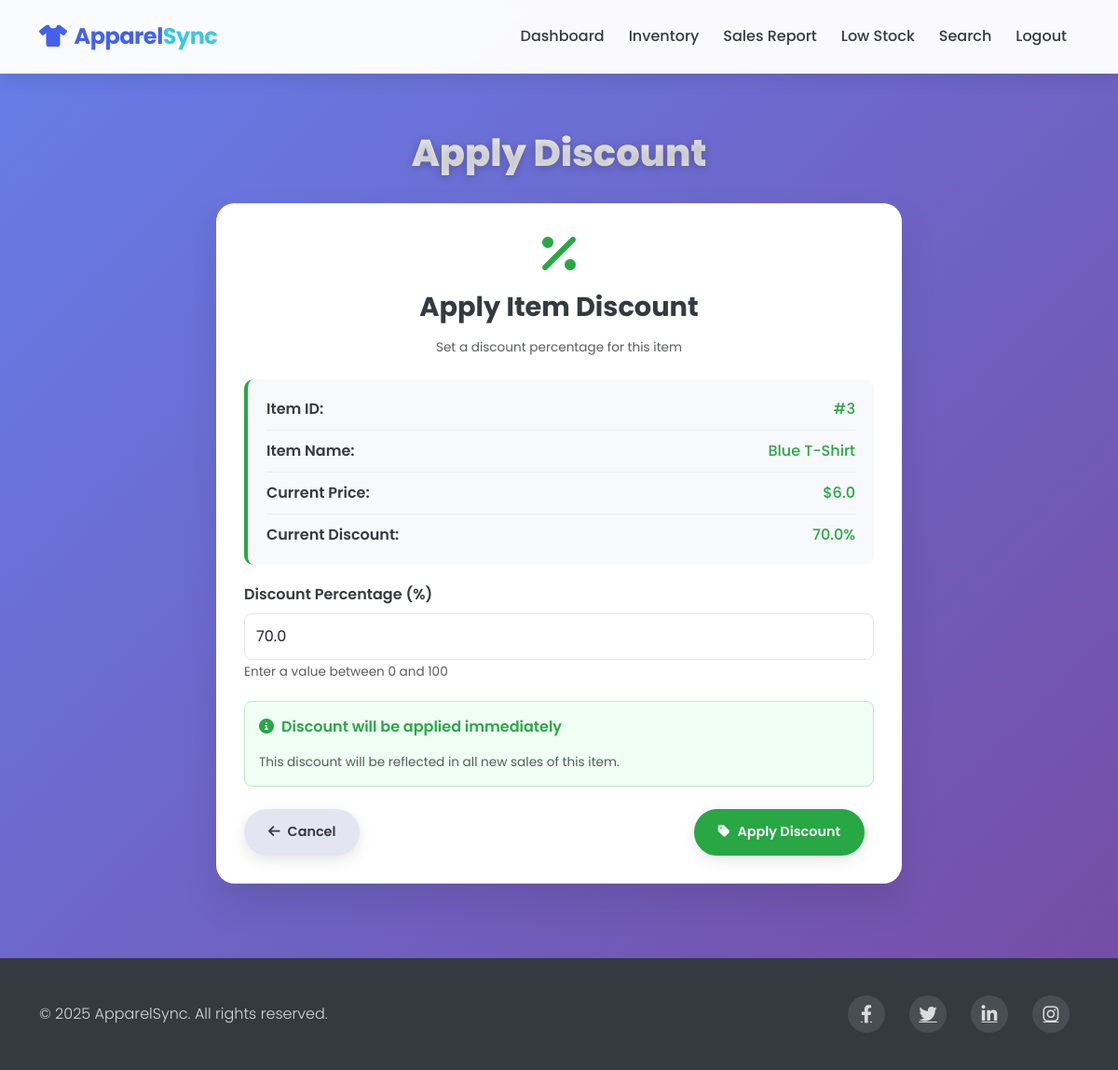
/dashboard/apply_discount?id=3 (signed in), run on an earlier commit of the app's database.
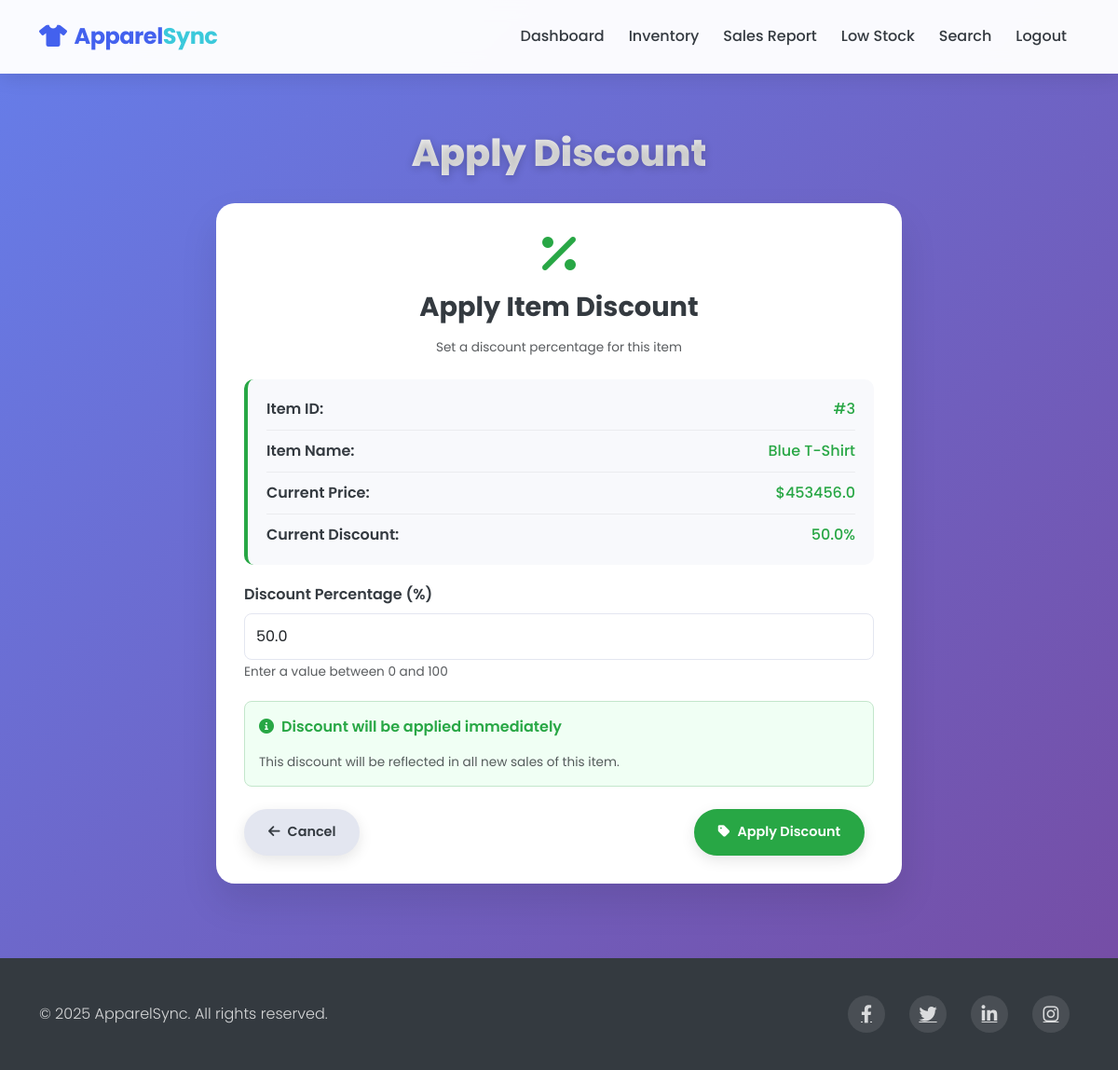
And on a later commit of the database.
### models.py (models this page shows)
class InventoryItem(db.Model):
    id = db.Column(db.Integer, primary_key=True)
    item_name = db.Column(db.String(100), nullable=False)
    quantity = db.Column(db.Integer, nullable=False)
    price = db.Column(db.Float, nullable=False)
    discount = db.Column(db.Float, default=0.0)
    sales = db.relationship('Sale', backref='item', lazy=True)
    low_stock_alerts = db.relationship('LowStock', backref='item', lazy=True)

### routes.py (the view, shortened to what this page needs)
@app.route('/dashboard/apply_discount', methods=['GET', 'POST'])
@login_required
def apply_discount():
    item_id = request.args.get('id')
    selected_item = None
    if item_id:
        selected_item = InventoryItem.query.get(int(item_id))
    inventory = InventoryItem.query.all()
    return render_template('apply_discount.html', inventory=inventory, selected_item=selected_item)

### app.py (called while the page is built)
@login_manager.user_loader
def load_user(user_id):
    return User.query.get(int(user_id))

### templates/apply_discount.html (shortened to what the changed rows need)
<!DOCTYPE html>
<html lang="en">
<head>
    <link href="https://cdn.jsdelivr.net/npm/bootstrap@5.3.0-alpha1/dist/css/bootstrap.min.css" rel="stylesheet">
    <link rel="stylesheet" href="https://cdnjs.cloudflare.com/ajax/libs/font-awesome/6.0.0/css/all.min.css">
</head>
<body>
    <section class="content-section">
        <div class="container">
            <h1 class="page-title">Apply Discount</h1>
            <div class="row justify-content-center">
                <div class="col-lg-8">
                    <div class="form-card">
                        <form action="/dashboard/apply_discount" method="POST">
                            {% if selected_item %}
                                <div class="item-details">
                                    <div class="item-detail-row">
                                        <span class="item-detail-label">Item ID:</span>
                                        <span class="item-detail-value">#{{ selected_item.id }}</span>
                                    </div>
                                    <div class="item-detail-row">
                                        <span class="item-detail-label">Item Name:</span>
                                        <span class="item-detail-value">{{ selected_item.item_name }}</span>
                                    </div>
                                    <div class="item-detail-row">
                                        <span class="item-detail-label">Current Price:</span>
                                        <span class="item-detail-value">${{ selected_item.price }}</span>
                                    </div>
                                    <div class="item-detail-row">
                                        <span class="item-detail-label">Current Discount:</span>
                                        <span class="item-detail-value">{{ selected_item.discount }}%</span>
                                    </div>
                                </div>
                            {% else %}
                                <div class="form-group">
                                    <label for="item_id" class="form-label">Item ID</label>
                                    <input type="number" class="form-control" id="item_id" name="item_id" min="1" required>
                                    <small class="text-muted">Enter the ID of the item to apply discount</small>
                                </div>
                            {% endif %}
                            <div class="form-group">
                                <label for="discount" class="form-label">Discount Percentage (%)</label>
                                <input type="number" class="form-control" id="discount" name="discount" min="0" max="100" step="0.01" required {% if selected_item %}value="{{ selected_item.discount }}"{% endif %}>
                                <small class="text-muted">Enter a value between 0 and 100</small>
                            </div>
                        </form>
                    </div>
                </div>
            </div>
        </div>
    </section>
</body>
</html>

What changed in the data, as far as the page shows it:
changed InventoryItem "Blue T-Shirt": price "6.0" → "453456.0"; discount "70.0" → "50.0"
